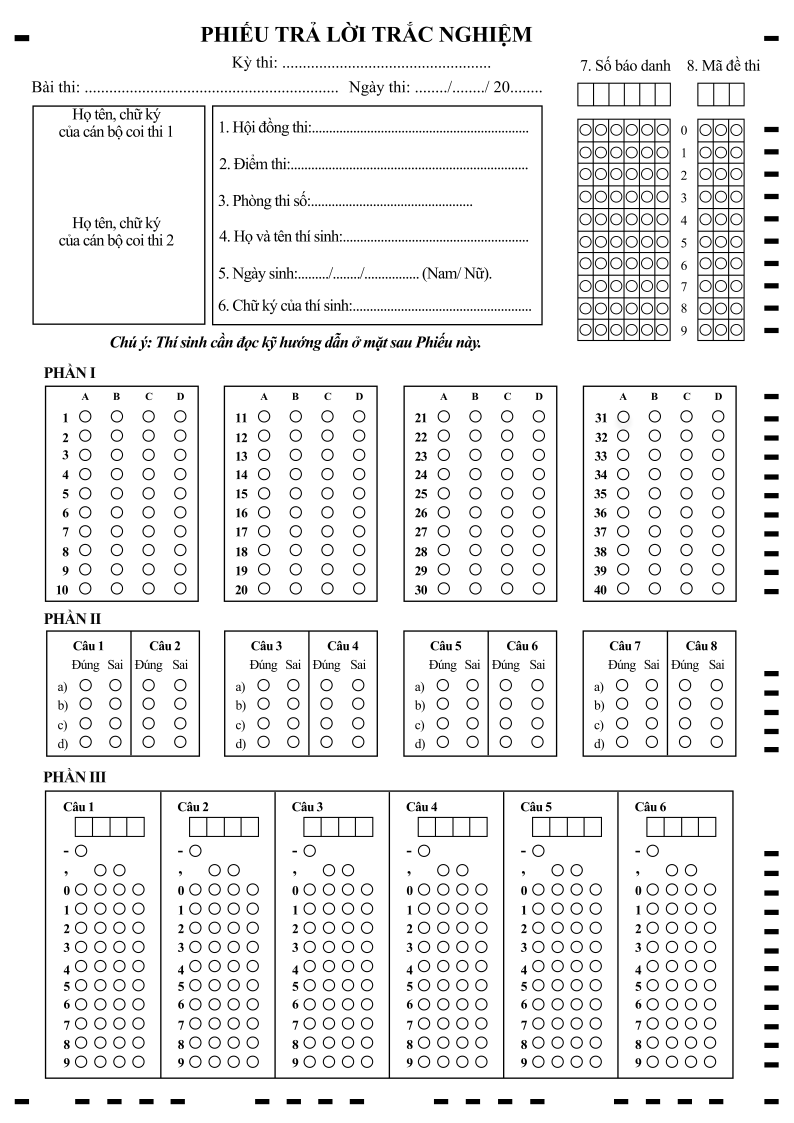
#> input picture backend/data/Copy of PhieuTracNghiepTHPT2025_loai_bo_so_khoi_khung.png, 2380 x 3368 px (shown at 1/3 size); its folder holds only this picture in this run
$ python -i build_part3_grid.py   (imports and definitions only)
#> lines starting #> are read from the running program, lines starting #| are printed output that depends on the picture; after the words box and inside, x2 and y2 are one past the last pixel; in counts of white or black regions, pixels touching at a corner belong together
#> further down, picture is the input picture: shape (3368, 2380, 3); min 0, max 255, mean 237.3
import math
import cv2
from app1 import img
import numpy as np


def build_part3_grid(block_img,rows=11, cols=4):
#> called with rows = 11, cols = 4
    debug = block_img.copy()

    gray = cv2.cvtColor(block_img, cv2.COLOR_BGR2GRAY)

    thresh = cv2.adaptiveThreshold(gray,255,cv2.ADAPTIVE_THRESH_GAUSSIAN_C,cv2.THRESH_BINARY_INV,31,10)
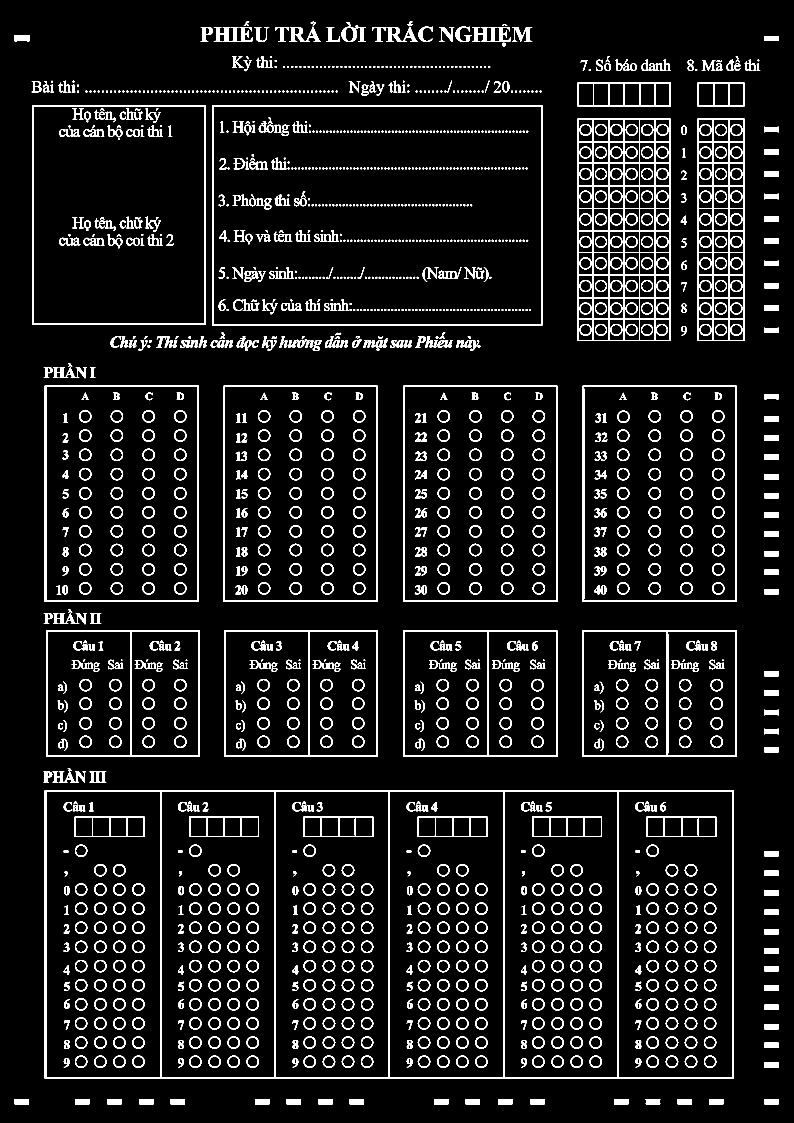
#> thresh: shape (3368, 2380) (shown at 1/3 size); 7.5% white; 1764 white regions (8 under 20 px), largest, box (x1, y1, x2, y2) and area: (134, 2371, 2201, 3237) 44289, (1732, 356, 2012, 1023) 23845, (636, 316, 1628, 976) 13152

    kernel = np.ones((3,3), np.uint8)

    thresh = cv2.morphologyEx(thresh,cv2.MORPH_CLOSE,kernel)
#> thresh: shape (3368, 2380); 7.6% white; 1614 white regions (8 under 20 px)

    cnts, _ = cv2.findContours(thresh,cv2.RETR_LIST,cv2.CHAIN_APPROX_SIMPLE)
#> cnts = 2664 contours, 291 with area under 20; largest, box (x1, y1, x2, y2) and area: (134, 2371, 2201, 3237) 1787090, (636, 316, 1628, 976) 653069, (639, 319, 1625, 973) 643203, (97, 316, 617, 975) 341502, (100, 319, 613, 971) 333308

    bubbles = []

    centers = []

    H, W = block_img.shape[:2]
#> H = 3368; W = 2380

    for c in cnts:

        area = cv2.contourArea(c)

        if area < 80 or area > 1200:
            continue

        peri = cv2.arcLength(c, True)

        if peri == 0:
            continue

        circularity = 4*np.pi*area/(peri*peri)

        x,y,w,h = cv2.boundingRect(c)

        ratio = w / float(h)

        if  ratio < 1.4 and circularity > 0.85:

            cx = x + w//2
            cy = y + h//2

            if not ( cy < 0.95*H):
                continue

            bubbles.append((cx,cy,w,h))
#> this loop made 2664 passes
#> (area, peri, circularity, x, y, w, h, ratio) on passes 32 to 43: (753.5, 102.3, 0.904, 2114, 3169, 32, 32, 1), (753.5, 102.3, 0.904, 2057, 3169, 32, 32, 1), (754.5, 102.3, 0.906, 2000, 3169, 32, 32, 1), (754.5, 102.3, 0.906, 1942, 3169, 32, 32, 1), (753.5, 102.3, 0.904, 1771, 3169, 32, 32, 1), (753.5, 102.3, 0.904, 1714, 3169, 32, 32, 1), (754.5, 102.3, 0.906, 1657, 3169, 32, 32, 1), (754.5, 102.3, 0.906, 1599, 3169, 32, 32, 1), (753.5, 102.3, 0.904, 1428, 3169, 32, 32, 1), (753.5, 102.3, 0.904, 1371, 3169, 32, 32, 1), (754.5, 102.3, 0.906, 1314, 3169, 32, 32, 1), (754.5, 102.3, 0.906, 1256, 3169, 32, 32, 1)
#> (c, area, peri, circularity, x, y, w, h) on passes 1, 2, 3, 5, 6, 7: ([[2293, 3297], [2293, 3312], [2335, 3312], [2335, 3297]], 630, 114, 0.609, 2293, 3297, 43, 16), ([[2127, 3297], [2127, 3312], [2169, 3312], [2169, 3297]], 630, 114, 0.609, 2127, 3297, 43, 16), ([[2033, 3297], [2033, 3312], [2075, 3312], [2075, 3297]], 630, 114, 0.609, 2033, 3297, 43, 16), ([[1842, 3297], [1842, 3312], [1884, 3312], [1884, 3297]], 630, 114, 0.609, 1842, 3297, 43, 16), ([[1591, 3297], [1591, 3312], [1633, 3312], [1633, 3297]], 630, 114, 0.609, 1591, 3297, 43, 16), ([[1494, 3297], [1494, 3312], [1536, 3312], [1536, 3297]], 630, 114, 0.609, 1494, 3297, 43, 16)

    bubble_points = []

    for cx,cy,w,h in bubbles:
        bubble_points.append((cx,cy))
#> this loop made 1174 passes
#> (cx, cy, w, h) on passes 1 to 3: (2130, 3185, 32, 32), (2073, 3185, 32, 32), (2016, 3185, 32, 32)

    print("Tong contour =", len(cnts))
#| Tong contour = 2664
    print("Tong bubble =", len(bubbles))
#| Tong bubble = 1174

    if len(bubbles) == 0:
        raise Exception("Không tìm thấy bubble")

    bubble_points = sorted(bubble_points,key=lambda p: p[0])

    xs = [p[0] for p in bubble_points]
    ys = [p[1] for p in bubble_points]

    # gom 4 cột
    cols_x = []

    for x in sorted(xs):
        if len(cols_x) == 0:
            cols_x.append([x])
        elif abs(x - np.mean(cols_x[-1])) < 15:
            cols_x[-1].append(x)
        else:
            cols_x.append([x])
#> this loop made 1174 passes
#> x on passes 1 to 3: 111, 112, 175

    cols_x = [int(np.mean(c)) for c in cols_x]

    print("cols_x =", cols_x)
#> (printed output is left out)

    # gom 10 hàng
    rows_y = []
    for y in sorted(ys):
        if len(rows_y) == 0:
            rows_y.append([y])
        elif abs(y - np.mean(rows_y[-1])) < 12:
            rows_y[-1].append(y)
        else:
            rows_y.append([y])
#> this loop made 1174 passes
#> y on passes 1 to 3: 91, 133, 186

    rows_y = [int(np.mean(r)) for r in rows_y]
    print("rows_y =", rows_y)
#> (printed output is left out)

    result = []
    avg_w = int(np.median([w for _,_,w,_ in bubbles]))

    for r, cy in enumerate(rows_y):

        row_answer = []

        for c, cx in enumerate(cols_x):

            radius = int(avg_w * 0.45)

            mask = np.zeros(thresh.shape,dtype=np.uint8)

            cv2.circle(mask,(cx, cy),radius,255,-1)

            bubble_region = cv2.bitwise_and(thresh,mask)

            filled = cv2.countNonZero(bubble_region)

            area_circle = np.pi * radius * radius

            ratio_fill = filled / area_circle

            marked = ratio_fill > 0.6

            row_answer.append(marked)

            color = ((0,255,0) if marked else(0,255,255))

            cv2.circle(debug,(cx,cy), radius,color,2)

        result.append(row_answer)
#> this loop made 51 passes
#> cy on passes 1 to 12: 91, 133, 186, 201, 260, 388, 457, 522, 590, 603, 658, 713
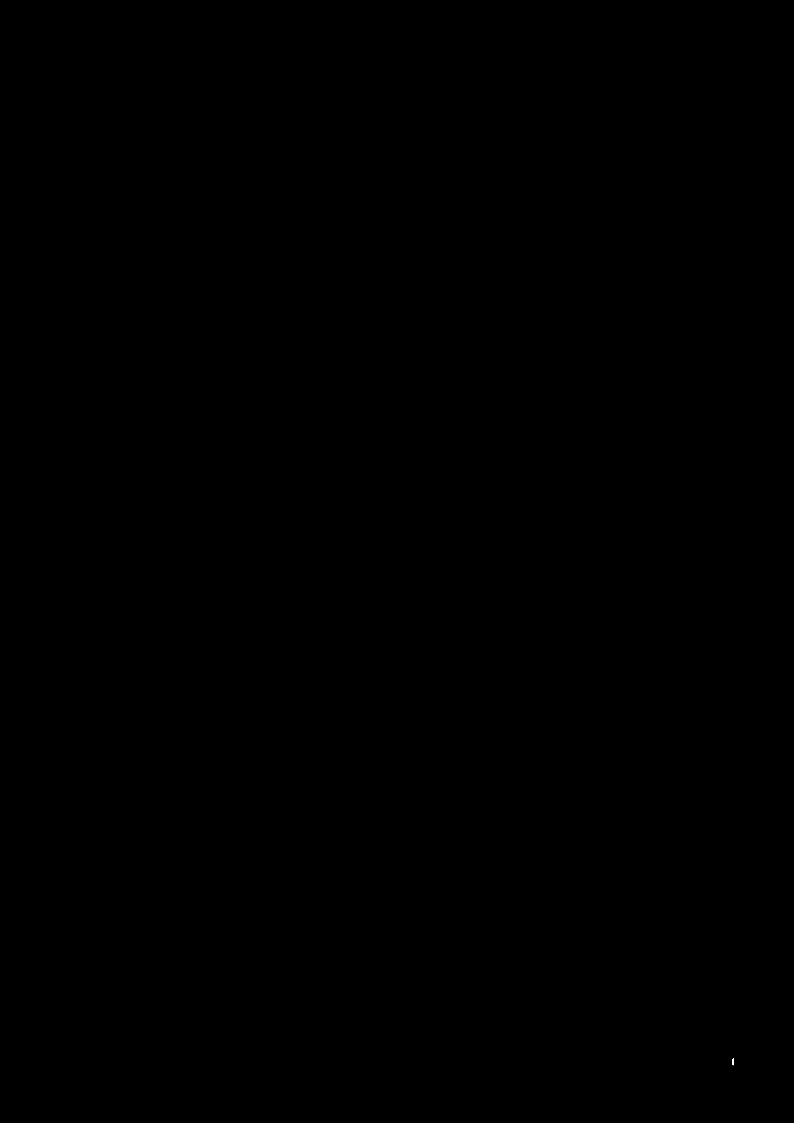
#> bubble_region: shape (3368, 2380) (shown at 1/3 size); 0% white; 1 white region, box (x1, y1, x2, y2) and area: (2197, 3175, 2201, 3196) 72
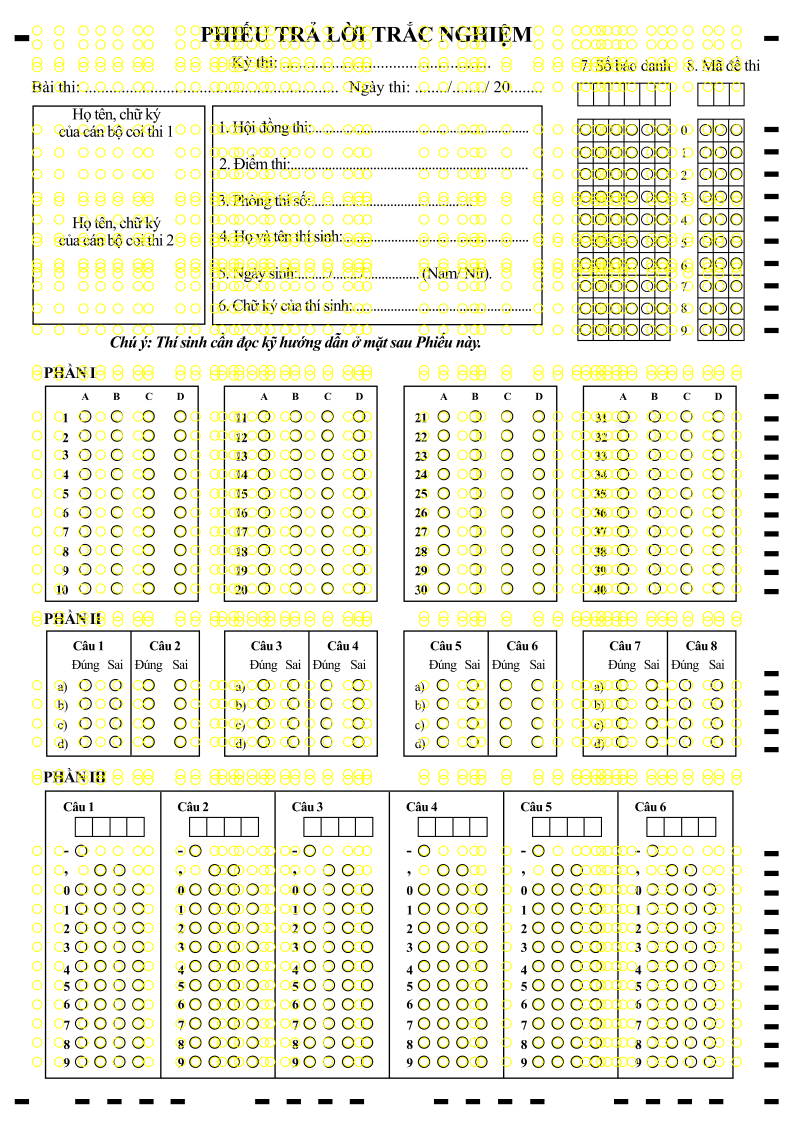
#> debug: shape (3368, 2380, 3) (shown at 1/3 size); mean B, G, R 220.7, 239.3, 239.3
#> mask: shape (3368, 2380); 0.01% white; 1 white region, box (x1, y1, x2, y2) and area: (2195, 3171, 2224, 3200) 613

    return centers, debug

>>> import cv2
>>> picture = cv2.imread('../data/Copy of PhieuTracNghiepTHPT2025_loai_bo_so_khoi_khung.png')
>>> result = build_part3_grid(picture)
